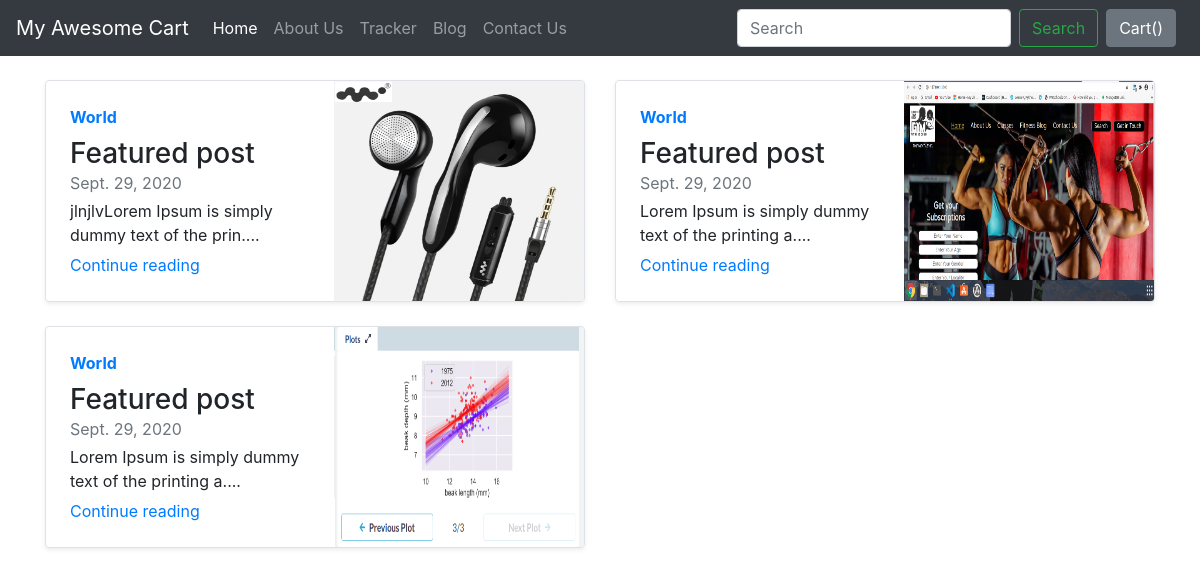
Screenshot of /blog/ with the database file from the repository.
### blog/models.py (models this page shows)
class Blogpost(models.Model):
    post_id = models.AutoField(primary_key=True)
    title = models.CharField(max_length = 50)
    head0 = models.CharField(max_length = 500, default="")
    chead0 = models.CharField(max_length = 5000, default="")
    head1 = models.CharField(max_length = 500, default="")
    chead1 = models.CharField(max_length = 5000, default="")
    head2 = models.CharField(max_length = 500, default="")
    chead2 = models.CharField(max_length = 5000, default="")
    publish_date = models.DateField()
    thumbnail = models.ImageField(upload_to="blog/images",default="")
    def __str__(self):
        return self.title

### blog/views.py (the view)
# urls.py: path('', views.index,name="blogHome"),
def index(request):
    all_articles = Blogpost.objects.all().order_by('publish_date')
    print(all_articles)
    return render (request,'blog/index.html',{'articles':all_articles})

### blog/templates/blog/index.html (shortened to what this page needs)
{% extends 'blog/basic.html' %}
{% block body %}
<div class="container">
<div class="row mt-4">
  {% for article in articles  %}
  <div class="col-md-6">
    <div class="row no-gutters border rounded overflow-hidden flex-md-row mb-4 shadow-sm h-md-250 position-relative">
      <div class="col p-4 d-flex flex-column position-static">
        <strong class="d-inline-block mb-2 text-primary">World</strong>
        <h3 class="mb-0">Featured post</h3>
        <div class="mb-1 text-muted">{{article.publish_date}}</div>
        <p class="card-text mb-auto"> {{article.chead0|slice:"0:50"}}....</p>
        <a href="blogpost/{{article.post_id}}" class="stretched-link">Continue reading</a>
      </div>
      <div class="col-auto d-none d-lg-block">
        <img src="{{article.thumbnail.url}}"  height="220px" width="250px" alt="">
      </div>
    </div>
  </div>
  {% endfor %}
</div>
</div>
{% endblock %}

### rows the page displays
Blogpost: publish_date "Sept. 29, 2020", chead0 "jlnjlvLorem Ipsum is simply dummy text of the prin", thumbnail (picture)
Blogpost: publish_date "Sept. 29, 2020", chead0 "Lorem Ipsum is simply dummy text of the printing a", thumbnail (picture)
Blogpost: publish_date "Sept. 29, 2020", chead0 "Lorem Ipsum is simply dummy text of the printing a", thumbnail (picture)
